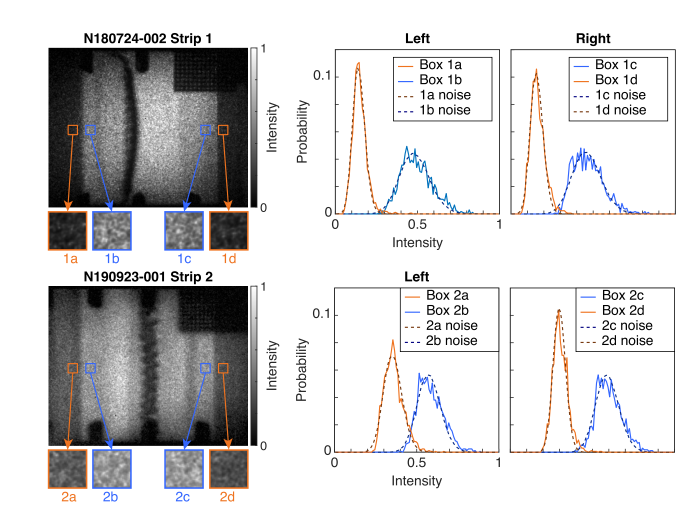
#> input picture 12.png, 1395 x 1023 px (shown at 1/2 size)
$ python -i denoise_algorithms.py   (imports and definitions only)
#> lines starting #> are read from the running program, lines starting #| are printed output that depends on the picture
#> further down, picture is the input picture: shape (1023, 1395, 3); mean B, G, R 210.3, 209.8, 210.5
"""
Improved denoising algorithms with multi-depth support and stability fixes.
"""

import numpy as np
import cv2
from skimage.restoration import denoise_nl_means, denoise_wavelet
from skimage.util import img_as_float, img_as_ubyte
import warnings

# Suppress skimage warnings
# [1 line not run here, left out]


def normalize_image(image):
    """
    Normalize any image depth to float64 [0, 1] range.

    Args:
        image: Input image (uint8, uint16, float32, float64)

    Returns:
        tuple: (normalized_image, original_dtype, original_max)
    """
    original_dtype = image.dtype

    if original_dtype == np.uint8:
        original_max = 255.0
        normalized = image.astype(np.float64) / 255.0
    elif original_dtype == np.uint16:
        original_max = 65535.0
        normalized = image.astype(np.float64) / 65535.0
    elif original_dtype == np.float32:
        original_max = image.max() if image.max() > 0 else 1.0
        normalized = image.astype(np.float64)
        if original_max > 1.0:
            normalized = normalized / original_max
    elif original_dtype == np.float64:
        original_max = image.max() if image.max() > 0 else 1.0
        normalized = image.copy()
        if original_max > 1.0:
            normalized = normalized / original_max
    else:
        # Fallback for other types
        original_max = 255.0
        normalized = image.astype(np.float64) / 255.0

    return normalized, original_dtype, original_max


# [317 lines left out: functions denormalize_image, safe_resize_for_display, non_local_means_denoise, bilateral_filter_denoise, wavelet_denoise, gaussian_denoise and 1 more, not called in this run]


def bm3d_denoise(image, sigma_psd=20, stage_arg='hard'):
    """
    BM3D (Block-Matching 3D) denoising - advanced patch-based algorithm.

    BM3D is one of the most effective denoising algorithms, using 3D
    transform domain filtering with grouped similar patches.

    Args:
        image: Input image (any depth)
        sigma_psd: Noise standard deviation estimate
        stage_arg: 'hard' for basic estimate, 'hard+Wien' for final estimate

    Returns:
        Denoised image in original depth
    """
#> called with sigma_psd = 20, stage_arg = 'hard'
    try:
        # Handle very small images
        min_dim = min(image.shape[:2])
#> min_dim = 1023
        if min_dim < 16:
            return bilateral_filter_denoise(image)

        # Convert to grayscale if needed
        if len(image.shape) == 3:
            if image.shape[2] == 3:
                gray = cv2.cvtColor(image, cv2.COLOR_BGR2GRAY)
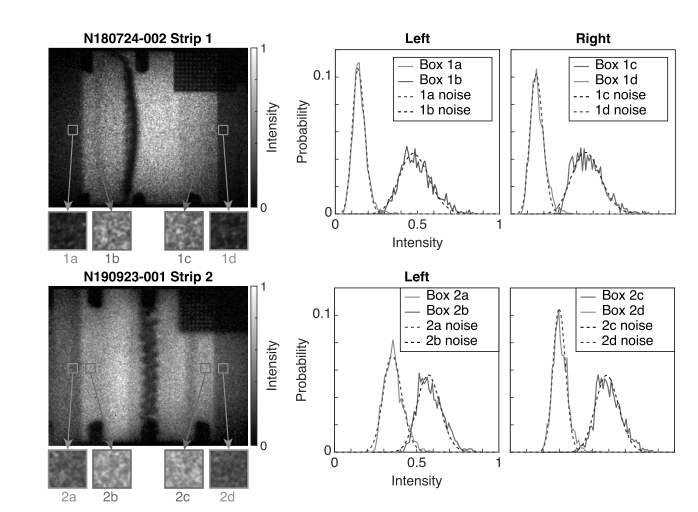
#> gray: shape (1023, 1395) (shown at 1/2 size); min 0, max 255, mean 210
            else:
                gray = image[:,:,0]
        else:
            gray = image

        # Normalize to [0, 1]
        normalized, original_dtype, original_max = normalize_image(gray)
#> original_max = 255

        # Try to use bm3d package if available
        try:
            import bm3d
#> (the run stopped early here; a loop or call above may not have finished)
